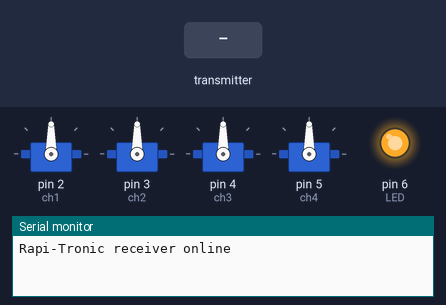
This sketch was run on a simulated Arduino Uno, built with avr-gcc and run on an emulated ATmega328P. Shown: 4 × servo, output pins drawn as LEDs (lit = HIGH), the last lines printed to the serial monitor. The test bench sets the inputs (shaded band). No radio packets arrive unless stated.

Above: at 0.9 s.
1.1 s: the transmitter starts sending throttle = 0
At 2.4 s:
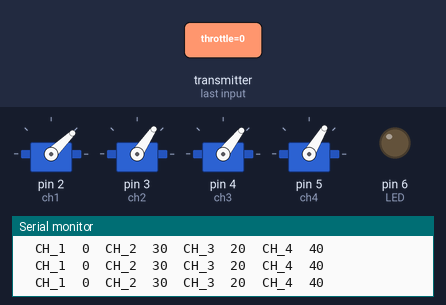
2.7 s: the transmitter starts sending pitch = 128
At 3.9 s:
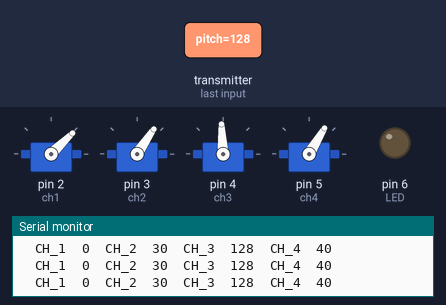
4.2 s: the transmitter starts sending roll = 128
At 4.6 s:
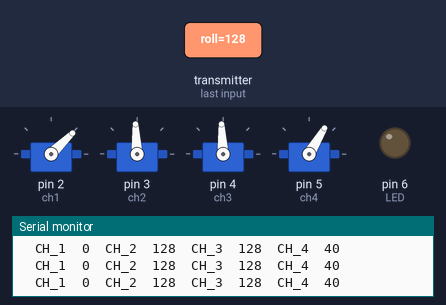
5.7 s: the transmitter starts sending yaw = 128
At 6.5 s:
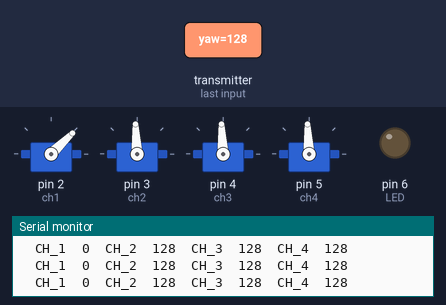
7.2 s: the transmitter starts sending throttle = 64
At 8.0 s:
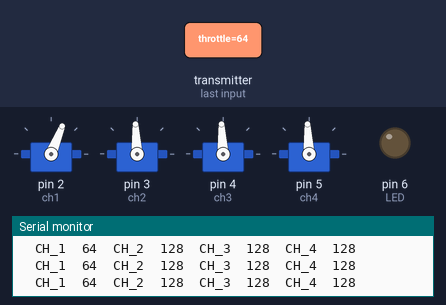
8.7 s: the transmitter starts sending pitch = 0
At 9.1 s:
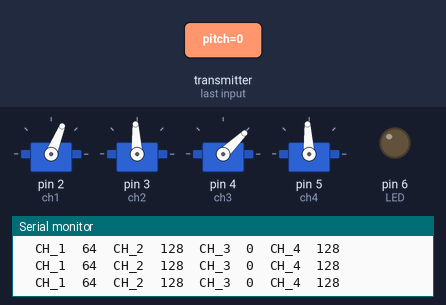
Timing chart, 0 to 11.2 s (numbered marks = the images above; inputs shaded):
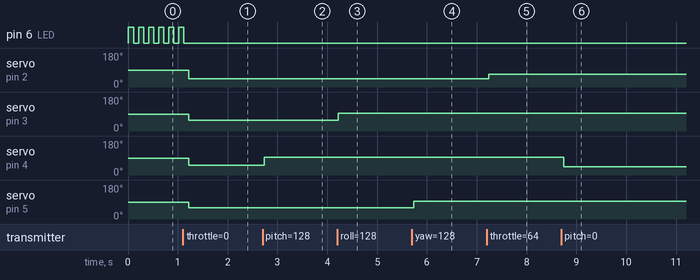

The sketch:

Receiver.ino
```cpp
//  4 Channel Receiver | 4 Kanal Alıcı
//  PWM output on pins D2, D3, D4, D5 (Çıkış pinleri)

#include <SPI.h>
#include <nRF24L01.h>
#include <RF24.h>
#include <Servo.h>

int ch_width_1 = 0;
int ch_width_2 = 0;
int ch_width_3 = 0;
int ch_width_4 = 0;

Servo ch1;
Servo ch2;
Servo ch3;
Servo ch4; // señales PWM ???

int LED = 6;

bool isLedOn = false;

struct Signal {
  byte throttle;
  byte pitch;
  byte roll;
  byte yaw;
};

Signal data;

#define CE_PIN 7
#define CSN_PIN 8

const uint64_t pipeIn = 0xE9E8F0F0E1LL;
RF24 radio(CE_PIN, CSN_PIN);

void ResetData()
{
// Define the inicial value of each data input. | Veri girişlerinin başlangıç değerleri
// The middle position for Potenciometers. (254/2=127) | Potansiyometreler için orta konum
  data.throttle = 10; // Motor Stop | Motor Kapalı
  data.pitch = 20;  // Center | Merkez
  data.roll = 30;   // Center | Merkez
  data.yaw = 40;   // Center | Merkez

  if (isLedOn == false) {
    digitalWrite(LED, HIGH);
    isLedOn = true;
  }
}

void setup()
{
  Serial.begin(9600);

  pinMode(LED, OUTPUT);
  digitalWrite(LED, LOW); // Ensure the LED starts off

  //Set the pins for each PWM signal | Her bir PWM sinyal için pinler belirleniyor.
  ch1.attach(2);
  ch2.attach(3);
  ch3.attach(4);
  ch4.attach(5);

  //Configure the NRF24 module
  ResetData();

  if (!radio.begin()) {
    Serial.println(F("radio hardware is not responding!!"));
    while (1) {
      digitalWrite(LED, HIGH);
      delay(300);
      digitalWrite(LED, LOW);
      delay(300);

    }  // hold in infinite loop
  }

  Serial.println(F("Rapi-Tronic receiver online")); //jeje

  radio.openReadingPipe(1,pipeIn);

  radio.startListening(); //start the radio comunication for receiver | Alıcı olarak sinyal iletişimi başlatılıyor

  while (!radio.available()) {    //If no signal is stablished, LED blinks
      digitalWrite(LED, HIGH);
      delay(100);
      digitalWrite(LED, LOW);
      delay(100);

    }  // hold in infinite loop


}

unsigned long lastRecvTime = 0;

void recvData()
{
  while ( radio.available() ) {
    radio.read(&data, sizeof(Signal));
    lastRecvTime = millis();   // receive the data | data alınıyor
    //Serial.println("Data");

    if ( isLedOn == true) {
      digitalWrite(LED, LOW);
      isLedOn = false;
      Serial.print("1");
    }
  }
}
void loop()
{

  recvData();
  unsigned long now = millis();
  if ( now - lastRecvTime > 1000 ) {
    ResetData(); // Signal lost.. Reset data | Sinyal kayıpsa data resetleniyor
    Serial.print("Ahhhhhhhhhhh");
  }

  ch_width_1 = map(data.throttle, 0, 255, 1000, 2000);     // pin D2 (PWM signal)
  ch_width_2 = map(data.roll,    0, 255, 1000, 2000);     // pin D3 (PWM signal)
  ch_width_3 = map(data.pitch,     0, 255, 1000, 2000);     // pin D4 (PWM signal)
  ch_width_4 = map(data.yaw,      0, 255, 1000, 2000);     // pin D5 (PWM signal)

  // Write the PWM signal | PWM sinyaller çıkışlara gönderiliyor
  ch1.writeMicroseconds(ch_width_1);
  ch2.writeMicroseconds(ch_width_2);
  ch3.writeMicroseconds(ch_width_3);
  ch4.writeMicroseconds(ch_width_4);


  Serial.print("  CH_1  ");
  Serial.print(data.throttle);

  Serial.print("  CH_2  ");
  Serial.print(data.roll);


  Serial.print("  CH_3  ");
  Serial.print(data.pitch);


  Serial.print("  CH_4  ");
  Serial.print(data.yaw);
  Serial.println();

}
```

Measured:
- after the input at 1.1 s, pin 6 (LED): goes on until 1.1 s, then stays LOW; servo on pin 2 (ch1): 90° → 44° after 0.12 s; servo on pin 3 (ch2): 90° → 56° after 0.12 s; servo on pin 4 (ch3): 90° → 52° after 0.12 s; servo on pin 5 (ch4): 90° → 59° after 0.12 s
- after the input at 2.7 s, servo on pin 4 (ch3): 52° → 93° at once
- after the input at 4.2 s, servo on pin 3 (ch2): 56° → 93° at once
- after the input at 5.7 s, servo on pin 5 (ch4): 59° → 93° at once
- after the input at 7.2 s, servo on pin 2 (ch1): 44° → 68° after 0.05 s
- after the input at 8.7 s, servo on pin 4 (ch3): 93° → 44° at once
